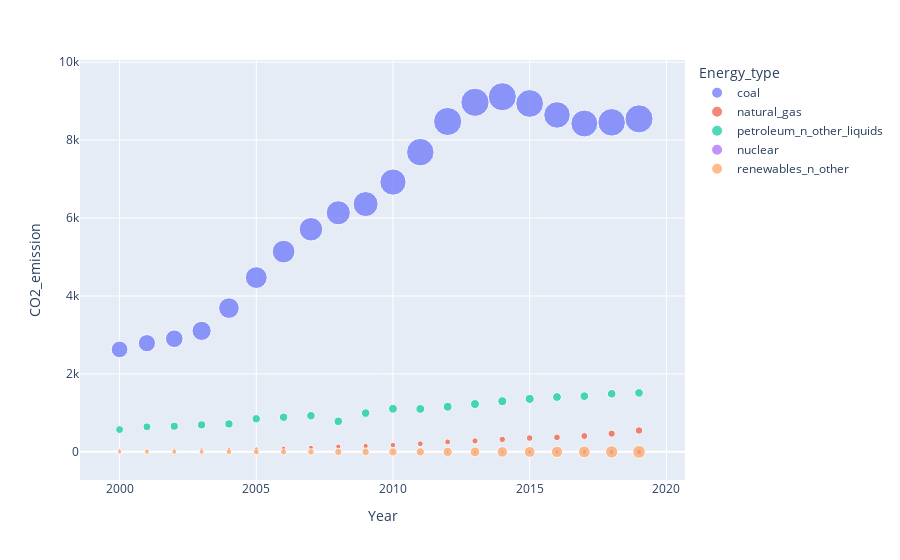

Source (notebook cell):
### Code cell
px.scatter(co12, x='Year', y= 'CO2_emission', size = 'Energy_production', color='Energy_type')

### Figure 1 — Plotly figure (JSON) as saved in the notebook; plotly's stock layout.template omitted (floating-point values rounded to 4 significant figures)
{"data": [{"hovertemplate": "Energy_type=coal<br>Year=%{x}<br>CO2_emission=%{y}<br>Energy_production=%{marker.size}<extra></extra>", "legendgroup": "coal", "marker": {"color": "#636efa", "size": [30.83, 32.77, 34.53, 40.87, 47.27, 52.67, 57.23, 61.47, 64.66, 69.38, 76.36, 83.84, 87.86, 88.51, 87.63, 85.45, 78.17, 80.53, 84.25, 87.63], "sizemode": "area", "sizeref": 0.2213, "symbol": "circle"}, "mode": "markers", "name": "coal", "orientation": "v", "showlegend": true, "type": "scatter", "x": [2000, 2001, 2002, 2003, 2004, 2005, 2006, 2007, 2008, 2009, 2010, 2011, 2012, 2013, 2014, 2015, 2016, 2017, 2018, 2019], "xaxis": "x", "y": [2628.0, 2790.0, 2903.0, 3105.0, 3689.0, 4473.0, 5139.0, 5712.0, 6136.0, 6359.0, 6924.0, 7692.0, 8479.0, 8971.0, 9114.0, 8940.0, 8646.0, 8427.0, 8457.0, 8546.0], "yaxis": "y"}, {"hovertemplate": "Energy_type=natural_gas<br>Year=%{x}<br>CO2_emission=%{y}<br>Energy_production=%{marker.size}<extra></extra>", "legendgroup": "natural_gas", "marker": {"color": "#EF553B", "size": [1.006, 1.119, 1.205, 1.266, 1.504, 1.842, 2.16, 2.556, 2.806, 3.109, 3.484, 3.792, 3.831, 4.165, 4.556, 4.904, 5.01, 5.384, 5.867, 6.362], "sizemode": "area", "sizeref": 0.2213, "symbol": "circle"}, "mode": "markers", "name": "natural_gas", "orientation": "v", "showlegend": true, "type": "scatter", "x": [2000, 2001, 2002, 2003, 2004, 2005, 2006, 2007, 2008, 2009, 2010, 2011, 2012, 2013, 2014, 2015, 2016, 2017, 2018, 2019], "xaxis": "x", "y": [48.23, 50.03, 54.02, 58.84, 63.4, 74.87, 91.73, 110.5, 138.1, 151.1, 173.3, 208.9, 256.3, 281.3, 319.4, 354.7, 373.6, 405.5, 467.2, 548.7], "yaxis": "y"}, {"hovertemplate": "Energy_type=petroleum_n_other_liquids<br>Year=%{x}<br>CO2_emission=%{y}<br>Energy_production=%{marker.size}<extra></extra>", "legendgroup": "petroleum_n_other_liquids", "marker": {"color": "#00cc96", "size": [6.99, 7.081, 7.274, 7.315, 7.499, 7.746, 7.884, 8.021, 8.16, 8.15, 8.757, 8.699, 8.771, 8.942, 9.038, 9.187, 8.579, 8.208, 8.134, 8.215], "sizemode": "area", "sizeref": 0.2213, "symbol": "circle"}, "mode": "markers", "name": "petroleum_n_other_liquids", "orientation": "v", "showlegend": true, "type": "scatter", "x": [2000, 2001, 2002, 2003, 2004, 2005, 2006, 2007, 2008, 2009, 2010, 2011, 2012, 2013, 2014, 2015, 2016, 2017, 2018, 2019], "xaxis": "x", "y": [572, 643, 658, 693, 717, 850, 889, 928, 783.5, 995, 1107, 1103.0, 1157.0, 1227.0, 1299.0, 1360.0, 1407.0, 1429.0, 1491.0, 1514.0], "yaxis": "y"}, {"hovertemplate": "Energy_type=nuclear<br>Year=%{x}<br>CO2_emission=%{y}<br>Energy_production=%{marker.size}<extra></extra>", "legendgroup": "nuclear", "marker": {"color": "#ab63fa", "size": [0.1607, 0.1677, 0.2543, 0.4208, 0.4841, 0.5082, 0.5229, 0.5984, 0.6592, 0.6631, 0.7158, 0.8339, 0.9356, 1.122, 1.257, 1.642, 2.02, 2.379, 2.787, 3.382], "sizemode": "area", "sizeref": 0.2213, "symbol": "circle"}, "mode": "markers", "name": "nuclear", "orientation": "v", "showlegend": true, "type": "scatter", "x": [2000, 2001, 2002, 2003, 2004, 2005, 2006, 2007, 2008, 2009, 2010, 2011, 2012, 2013, 2014, 2015, 2016, 2017, 2018, 2019], "xaxis": "x", "y": [0, 0, 0, 0, 0, 0, 0, 0, 0, 0, 0, 0, 0, 0, 0, 0, 0, 0, 0, 0], "yaxis": "y"}, {"hovertemplate": "Energy_type=renewables_n_other<br>Year=%{x}<br>CO2_emission=%{y}<br>Energy_production=%{marker.size}<extra></extra>", "legendgroup": "renewables_n_other", "marker": {"color": "#FFA15A", "size": [2.277, 2.871, 2.941, 2.897, 3.566, 4.008, 4.389, 4.88, 6.065, 6.494, 7.72, 7.782, 9.588, 10.66, 12.35, 13.12, 14.3, 15.46, 16.79, 18.0], "sizemode": "area", "sizeref": 0.2213, "symbol": "circle"}, "mode": "markers", "name": "renewables_n_other", "orientation": "v", "showlegend": true, "type": "scatter", "x": [2000, 2001, 2002, 2003, 2004, 2005, 2006, 2007, 2008, 2009, 2010, 2011, 2012, 2013, 2014, 2015, 2016, 2017, 2018, 2019], "xaxis": "x", "y": [0, 0, 0, 0, 0, 0, 0, 0, 0, 0, 0, 0, 0, 0, 0, 0, 0, 0, 0, 0], "yaxis": "y"}], "layout": {"legend": {"itemsizing": "constant", "title": {"text": "Energy_type"}, "tracegroupgap": 0}, "margin": {"t": 60}, "xaxis": {"anchor": "y", "domain": [0, 1], "title": {"text": "Year"}}, "yaxis": {"anchor": "x", "domain": [0, 1], "title": {"text": "CO2_emission"}}}}
